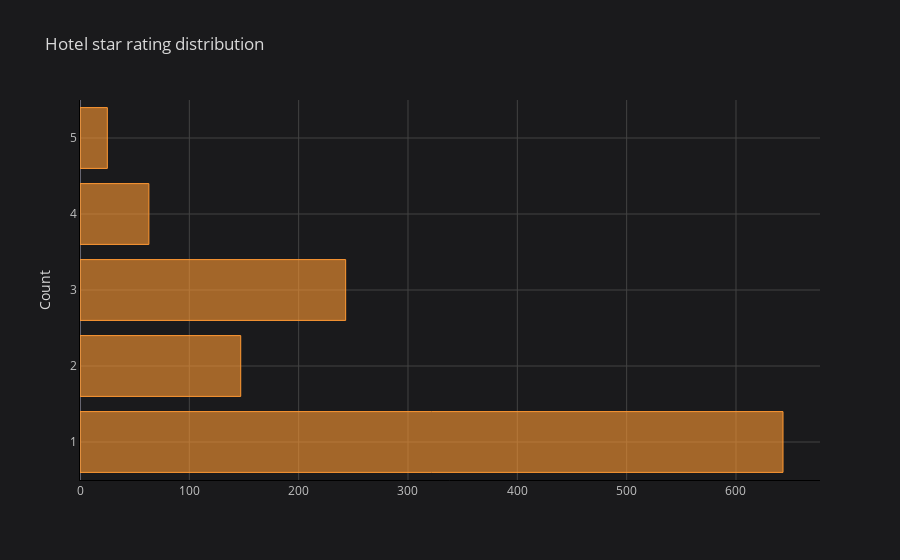

The code cell stored with this chart in its notebook:
### Code cell
#hotel star distribution and relationship of score with it
goa['hotel_star_rating'].value_counts().iplot(kind='barh', yTitle='Count', linecolor='black', title='Hotel star rating distribution')

### Figure 1 — Plotly figure (JSON) as saved in the notebook; plotly's stock layout.template omitted (floating-point values rounded to 4 significant figures)
{"data": [{"marker": {"color": "rgba(255, 153, 51, 0.6)", "line": {"color": "rgba(255, 153, 51, 1.0)", "width": 1}}, "name": "hotel_star_rating", "orientation": "h", "text": "", "type": "bar", "x": [643, 243, 147, 63, 25, 1], "y": ["1", "3", "2", "4", "5", "Five"]}], "layout": {"legend": {"bgcolor": "#1A1A1C", "font": {"color": "#D9D9D9"}}, "paper_bgcolor": "#1A1A1C", "plot_bgcolor": "#1A1A1C", "title": {"font": {"color": "#D9D9D9"}, "text": "Hotel star rating distribution"}, "xaxis": {"gridcolor": "#434343", "linecolor": "black", "showgrid": true, "tickfont": {"color": "#C2C2C2"}, "title": {"font": {"color": "#D9D9D9"}, "text": ""}, "zerolinecolor": "#666570"}, "yaxis": {"gridcolor": "#434343", "linecolor": "black", "showgrid": true, "tickfont": {"color": "#C2C2C2"}, "title": {"font": {"color": "#D9D9D9"}, "text": "Count"}, "zerolinecolor": "#666570"}}}
